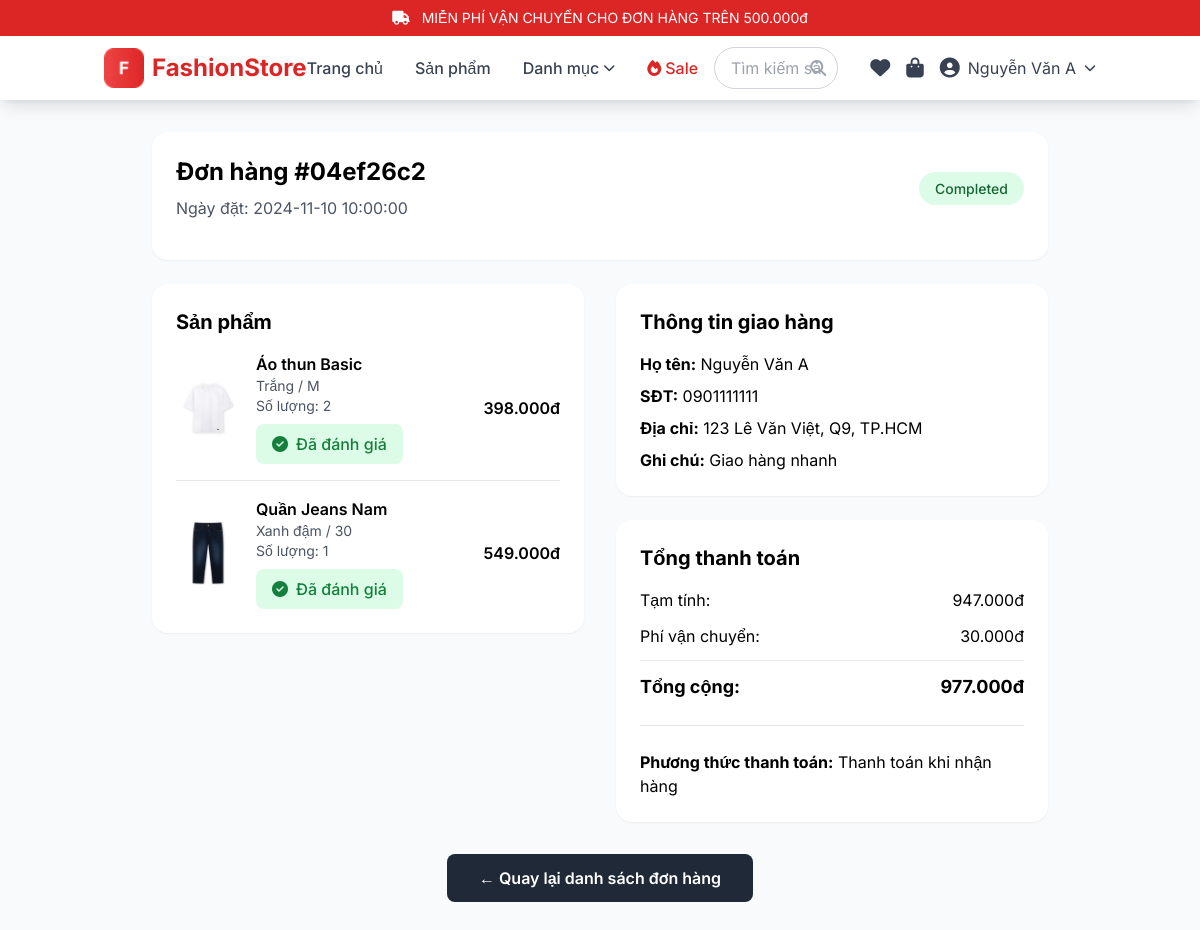
The page /order/04ef26c2-a1b5-4a57-bbee-61a16dd93865 (signed in) on the database its author committed.
### database.py (models this page shows, shortened)
class User(db.Model):
    __tablename__ = 'users'
    email = db.Column(db.String(120), primary_key=True)
    password = db.Column(db.String(200), nullable=False)
    role = db.Column(db.String(20), default='user')
    name = db.Column(db.String(100), nullable=False)
    phone = db.Column(db.String(20))
    address = db.Column(db.Text)
    wishlist = db.Column(db.Text)  # JSON array
    created_at = db.Column(db.DateTime, default=datetime.now)
    orders = db.relationship('Order', backref='user', lazy=True)

class Order(db.Model):
    __tablename__ = 'orders'
    id = db.Column(db.String(36), primary_key=True)
    user_email = db.Column(db.String(120), db.ForeignKey('users.email'), nullable=False)
    items = db.Column(db.Text, nullable=False)  # JSON array
    shipping_info = db.Column(db.Text)  # JSON object
    subtotal = db.Column(db.Integer, nullable=False)
    shipping = db.Column(db.Integer, default=0)
    voucher_discount = db.Column(db.Integer, default=0)
    total = db.Column(db.Integer, nullable=False)
    payment_method = db.Column(db.String(50))
    payment_status = db.Column(db.String(20), default='pending')
    status = db.Column(db.String(20), default='pending')
    notes = db.Column(db.Text)
    created_at = db.Column(db.String(50))
    def to_dict(self):
        return {
            'id': self.id,
            'user_email': self.user_email,
            'order_items': json.loads(self.items) if self.items else [],
            'shipping_info': json.loads(self.shipping_info) if self.shipping_info else {},
            'subtotal': self.subtotal,
            'shipping': self.shipping,
            'voucher_discount': self.voucher_discount,
            'total': self.total,
            'payment_method': self.payment_method,
            'payment_status': self.payment_status,
            'status': self.status,
            'notes': self.notes,
            'created_at': self.created_at
        }

class Review(db.Model):
    __tablename__ = 'reviews'
    id = db.Column(db.Integer, primary_key=True, autoincrement=True)
    product_id = db.Column(db.String(36), nullable=False)
    user_email = db.Column(db.String(120), nullable=False)
    order_id = db.Column(db.String(36))  # Đơn hàng đã mua
    rating = db.Column(db.Integer, nullable=False)  # 1-5 sao
    comment = db.Column(db.Text)
    images = db.Column(db.Text)  # JSON array - ảnh đánh giá
    size = db.Column(db.String(10))  # Size đã mua
    color = db.Column(db.String(50))  # Màu đã mua
    verified_purchase = db.Column(db.Boolean, default=False)  # Đã mua hàng
    helpful_count = db.Column(db.Integer, default=0)  # Số lượt hữu ích
    created_at = db.Column(db.DateTime, default=datetime.now)
    replies = db.relationship('ReviewReply', backref='review', lazy=True, cascade='all, delete-orphan')
    likes = db.relationship('ReviewLike', backref='review', lazy=True, cascade='all, delete-orphan')

### flask_clothing_store.py (the view)
@app.route('/order/<order_id>')
@login_required
def order_detail(order_id):
    order = Order.query.get(order_id)
    if not order:
        flash('Đơn hàng không tồn tại', 'error')
        return redirect('/my-orders')
    if order.user_email != session['user']['email'] and session['user']['role'] != 'admin':
        flash('Bạn không có quyền xem đơn hàng này', 'error')
        return redirect('/my-orders')
    order_dict = order.to_dict()
    if order.status == 'completed':
        user_email = session['user']['email']
        for item in order_dict['order_items']:
            product_id = item.get('product_id')
            if product_id:
                existing_review = Review.query.filter_by(
                    product_id=product_id,
                    user_email=user_email
                ).first()
                item['has_review'] = existing_review is not None
                item['review_id'] = existing_review.id if existing_review else None
            else:
                item['has_review'] = True  # Nếu không có product_id thì coi như đã review
    return render_template('order_detail.html', order=order_dict)

### flask_clothing_store.py (called while the page is built)
def login_required(f):
    @wraps(f)
    def decorated_function(*args, **kwargs):
        if 'user' not in session:
            flash('Vui lòng đăng nhập để tiếp tục', 'error')
            return redirect(url_for('login'))
        return f(*args, **kwargs)
    return decorated_function

def format_price(price):
    return f"{price:,.0f}đ".replace(',', '.')

def get_cart():
    return session.get('cart', [])

def get_wishlist():
    user_email = session.get('user', {}).get('email')
    if user_email:
        user = User.query.get(user_email)
        if user:
            return json.loads(user.wishlist) if user.wishlist else []
    return []

def get_categories():
    categories = db.session.query(Product.category).distinct().all()
    return [c[0] for c in categories]

@app.context_processor
def utility_processor():
    return {
        'now': datetime.datetime.now(),
        'wishlist_count': lambda: len(get_wishlist()),
        'cart_count': lambda: len(get_cart()),
        'format_price': format_price,
        'get_featured_products': get_featured_products,
        'get_best_sellers': get_best_sellers,
        'get_categories': get_categories,
        'get_wishlist': get_wishlist
    }

### templates/order_detail.html (shortened to what this page needs)
{% extends "base.html" %}
{% block content %}
<div class="container mx-auto px-4 py-8">
    <div class="max-w-4xl mx-auto">
        <div class="bg-white rounded-2xl shadow-sm p-6 mb-6">
            <div class="flex flex-col sm:flex-row justify-between items-start sm:items-center mb-4">
                <div>
                    <h1 class="text-2xl font-bold mb-2">Đơn hàng #{{ order.id[:8] }}</h1>
                    <p class="text-gray-600">Ngày đặt: {{ order.created_at }}</p>
                </div>
                <div class="mt-4 sm:mt-0">
                    <span class="px-4 py-2 rounded-full text-sm font-medium
                        {% if order.status == 'completed' %}bg-green-100 text-green-800
                        {% elif order.status == 'pending' %}bg-yellow-100 text-yellow-800
                        {% elif order.status == 'shipping' %}bg-blue-100 text-blue-800
                        {% else %}bg-gray-100 text-gray-800{% endif %}">
                        {{ order.status|title }}
                    </span>
                </div>
            </div>
        </div>
        <div class="grid grid-cols-1 lg:grid-cols-2 gap-8">
            <div>
                <div class="bg-white rounded-2xl shadow-sm p-6">
                    <h3 class="text-xl font-bold mb-4">Sản phẩm</h3>
                    <div class="space-y-4">
                        {% for item in order.order_items %}
                        <div class="flex items-center border-b border-gray-200 pb-4 last:border-0 last:pb-0">
                            <img src="{{ item.image }}" alt="{{ item.name }}" class="w-16 h-16 object-cover rounded-lg">
                            <div class="flex-1 ml-4">
                                <h4 class="font-semibold">{{ item.name }}</h4>
                                <p class="text-sm text-gray-600">{{ item.color }} / {{ item.size }}</p>
                                <p class="text-sm text-gray-600">Số lượng: {{ item.quantity or item.qty or 1 }}</p>
                                {% if order.status == 'completed' %}
                                    {% if item.has_review %}
                                    <a href="/product/{{ item.product_id }}#review-{{ item.review_id }}"
                                       class="mt-2 inline-flex items-center px-4 py-2 bg-green-100 text-green-700 rounded-lg hover:bg-green-200 transition-colors font-medium">
                                        <i class="fas fa-check-circle mr-2"></i> Đã đánh giá
                                    </a>
                                    {% endif %}
                                {% endif %}
                            </div>
                            <div class="font-semibold">{{ format_price(item.price * (item.quantity or item.qty or 1)) }}</div>
                        </div>
                        {% endfor %}
                    </div>
                </div>
            </div>
            <div>
                <div class="bg-white rounded-2xl shadow-sm p-6 mb-6">
                    <h3 class="text-xl font-bold mb-4">Thông tin giao hàng</h3>
                    <div class="space-y-2">
                        <p><strong>Họ tên:</strong> {{ order.shipping_info.name }}</p>
                        <p><strong>SĐT:</strong> {{ order.shipping_info.phone }}</p>
                        <p><strong>Địa chỉ:</strong> {{ order.shipping_info.address }}</p>
                        {% if order.notes %}
                        <p><strong>Ghi chú:</strong> {{ order.notes }}</p>
                        {% endif %}
                    </div>
                </div>
                <div class="bg-white rounded-2xl shadow-sm p-6">
                    <h3 class="text-xl font-bold mb-4">Tổng thanh toán</h3>
                    <div class="space-y-3">
                        <div class="flex justify-between">
                            <span>Tạm tính:</span>
                            <span>{{ format_price(order.subtotal) }}</span>
                        </div>
                        <div class="flex justify-between">
                            <span>Phí vận chuyển:</span>
                            <span>{{ format_price(order.shipping) }}</span>
                        </div>
                        <hr>
                        <div class="flex justify-between text-lg font-bold">
                            <span>Tổng cộng:</span>
                            <span>{{ format_price(order.total) }}</span>
                        </div>
                    </div>
                    <div class="mt-6 pt-6 border-t border-gray-200">
                        <p><strong>Phương thức thanh toán:</strong>
                            {% if order.payment_method == 'cod' %}Thanh toán khi nhận hàng
                            {% elif order.payment_method == 'banking' %}Chuyển khoản ngân hàng
                            {% elif order.payment_method == 'momo' %}Ví MoMo
                            {% else %}{{ order.payment_method }}{% endif %}
                        </p>
                    </div>
                </div>
            </div>
        </div>
        <div class="flex justify-center mt-8">
            <a href="{{ url_for('my_orders') }}" class="bg-gray-800 text-white px-8 py-3 rounded-lg hover:bg-gray-900 transition-colors font-semibold">
                ← Quay lại danh sách đơn hàng
            </a>
        </div>
    </div>
</div>
{% endblock %}

### templates/base.html (shortened to what this page needs)
<!DOCTYPE html>
<html lang="vi">
<head>
    <script src="https://cdn.tailwindcss.com"></script>
    <link rel="stylesheet" href="https://cdnjs.cloudflare.com/ajax/libs/font-awesome/6.4.0/css/all.min.css">
</head>
<body class="bg-gray-50">
    <div class="bg-red-600 text-white text-center py-2 text-sm">
        <i class="fas fa-truck mr-2"></i> MIỄN PHÍ VẬN CHUYỂN CHO ĐƠN HÀNG TRÊN 500.000đ
    </div>
    <nav class="bg-white shadow-lg sticky top-0 z-50">
        <div class="container mx-auto px-4">
            <div class="flex items-center justify-between h-16">
                <a href="{{ url_for('home') }}" class="flex items-center space-x-2 text-2xl font-bold text-red-600">
                    <img src="/Images/F_icon.png" alt="Logo" class="h-10 w-10 object-contain">
                    <span>FashionStore</span>
                </a>
                <div class="hidden lg:flex items-center space-x-8">
                    <a href="{{ url_for('home') }}" class="text-gray-700 hover:text-red-600 font-medium">Trang chủ</a>
                    <a href="{{ url_for('products') }}" class="text-gray-700 hover:text-red-600 font-medium">Sản phẩm</a>
                    <div class="dropdown relative">
                        <button class="text-gray-700 hover:text-red-600 font-medium flex items-center focus:outline-none">
                            Danh mục <i class="fas fa-chevron-down ml-1 text-xs"></i>
                        </button>
                    </div>
                    <a href="{{ url_for('sale_products') }}" class="text-red-600 hover:text-red-700 font-medium">
                        <i class="fas fa-fire mr-1"></i>Sale
                    </a>
                </div>
                <div class="hidden md:block flex-1 max-w-lg mx-4">
                    <form action="{{ url_for('products') }}" method="GET" class="relative">
                        <input type="text" name="q" placeholder="Tìm kiếm sản phẩm..."
                               class="w-full px-4 py-2 border border-gray-300 rounded-full focus:outline-none focus:ring-2 focus:ring-red-500 focus:border-transparent">
                        <button type="submit" class="absolute right-3 top-1/2 transform -translate-y-1/2 text-gray-400 hover:text-red-600">
                            <i class="fas fa-search"></i>
                        </button>
                    </form>
                </div>
                <div class="flex items-center space-x-4">
                    <a href="{{ url_for('wishlist') }}" class="relative text-gray-700 hover:text-red-600">
                        <i class="fas fa-heart text-xl"></i>
                    </a>
                    <a href="{{ url_for('cart') }}" class="relative text-gray-700 hover:text-red-600">
                        <i class="fas fa-shopping-bag text-xl"></i>
                    </a>
                    {% if session.get('user') %}
                    <div class="dropdown relative">
                        <button class="flex items-center space-x-2 text-gray-700 hover:text-red-600 focus:outline-none">
                            <i class="fas fa-user-circle text-xl"></i>
                            <span class="hidden sm:block">{{ session['user']['name'] }}</span>
                            <i class="fas fa-chevron-down text-xs"></i>
                        </button>
                    </div>
                    {% endif %}
                </div>
            </div>
        </div>
    </nav>
    <main class="min-h-screen">
        {% block content %}{% endblock %}
    </main>
</body>
</html>

### templates/base.html (style rules this page uses)
* { font-family: 'Inter', sans-serif; }

### rows shown on the page
User: user.name "Nguyễn Văn A", shipping_info.name "Nguyễn Văn A", shipping_info.address "123 Lê Văn Việt, Q9, TP.HCM"
Order: created_at "2024-11-10 10:00:00", status "Completed", notes "Giao hàng nhanh", subtotal "947.000đ", shipping "30.000đ", total "977.000đ"
Review: shows a picture, name "Áo thun Basic", color "Trắng", size "M", quantity "2", price "398.000đ"
Review: shows a picture, name "Quần Jeans Nam", color "Xanh đậm", size "30", verified_purchase "1", price "549.000đ"

### other values the page prints
{{ order.id[:8] }} "04ef26c2"
{{ order.shipping_info.phone }} "0901111111"
